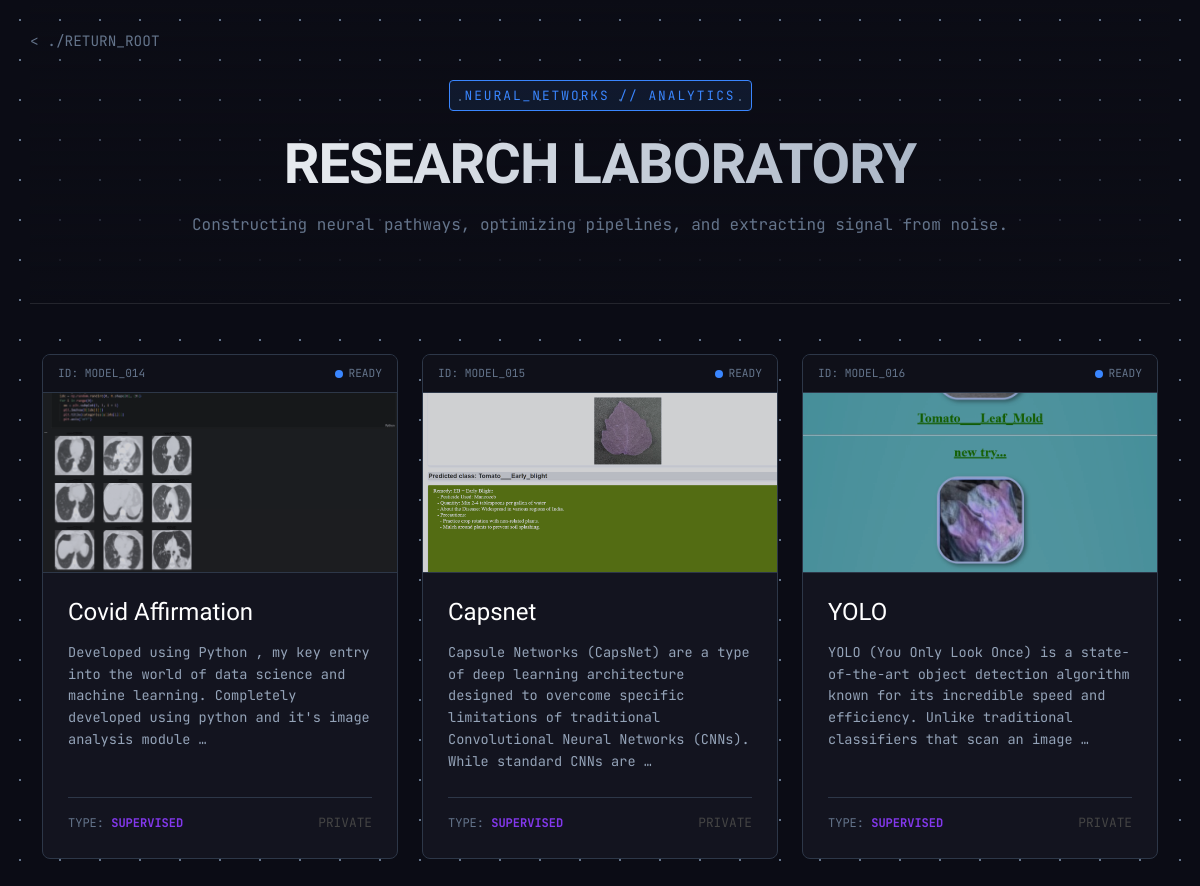
The page /data-projects/ on the database its author committed.
### Homepage/models.py (models this page shows, shortened)
class Project(models.Model):
    CATEGORY_CHOICES = [
        ('GAME', 'Game Development'),
        ('DATA', 'Data Engineer'),
        ('WEB', 'Full Stack Web'),
    ]
    title = models.CharField(max_length=200)
    description = models.TextField()
    image = models.ImageField(upload_to='projects/')
    link = models.URLField(blank=True) # Optional link to GitHub or Demo
    category = models.CharField(max_length=10, choices=CATEGORY_CHOICES)
    created_at = models.DateTimeField(auto_now_add=True)

### Homepage/views.py (the view)
# urls.py: path('data-projects/', views.data_projects, name='data_projects'),
def data_projects(request):
    projects = Project.objects.filter(category='DATA')
    return render(request, 'portfolio/data_projects.html', {'projects': projects})

### Homepage/templates/portfolio/data_projects.html (shortened to what this page needs)
{% load static %}
<!DOCTYPE html>
<html lang="en">
<head>
    <link href="https://cdn.jsdelivr.net/npm/bootstrap@5.3.8/dist/css/bootstrap.min.css" rel="stylesheet">
</head>
<body>
    <a href="{% url 'home' %}" class="nav-back">&lt; ./RETURN_ROOT</a>
    <div class="container header-section text-center">
        <span class="title-badge">NEURAL_NETWORKS // ANALYTICS</span>
        <h1>RESEARCH LABORATORY</h1>
        <p style="color: #64748b; margin-top: 15px;">Constructing neural pathways, optimizing pipelines, and extracting signal from noise.</p>
    </div>
    <div class="container pb-5">
        <div class="row g-4">
            {% for project in projects %}
            <div class="col-md-6 col-lg-4">
                <div class="data-card">
                    <div class="card-header-bar">
                        <span>ID: MODEL_{{ project.id|stringformat:"03d" }}</span>
                        <div style="display: flex; align-items: center; gap: 5px;">
                            <span class="status-dot"></span>
                            <span>READY</span>
                        </div>
                    </div>
                    <div class="img-container">
                        {% if project.image %}
                            <img src="{{ project.image.url }}" alt="{{ project.title }}">
                        {% else %}
                            <div style="height: 100%; display: flex; align-items: center; justify-content: center; background: #0f1019;">
                                <span style="color: #333;">[NO_DATA]</span>
                            </div>
                        {% endif %}
                    </div>
                    <div class="card-body">
                        <h5 class="card-title">{{ project.title }}</h5>
                        <p class="card-text">{{ project.description|truncatewords:25 }}</p>
                        <div class="card-stats">
                            <div class="stat-item">
                                TYPE: <span>SUPERVISED</span>
                            </div>
                            {% if project.link %}
                                <a href="{{ project.link }}" target="_blank" class="btn-analyze">VIEW DATASET</a>
                            {% else %}
                                <span style="font-size: 0.8rem; color: #444; cursor: not-allowed;">PRIVATE</span>
                            {% endif %}
                        </div>
                    </div>
                </div>
            </div>
            {% empty %}
                <div class="col-12 text-center py-5">
                    <p style="color: #444;">// AWAITING INPUT DATA...</p>
                </div>
            {% endfor %}
        </div>
    </div>
</body>
</html>

### Homepage/templates/portfolio/data_projects.html (style rules this page uses)
:root { --bg-color: #0b0c15; --card-bg: #13141f; --data-blue: #3a86ff; --data-purple: #8338ec; --text-main: #e2e8f0; --text-muted: #64748b; }
body { background-color: var(--bg-color); color: var(--text-main); font-family: 'JetBrains Mono', monospace; background-image: radial-gradient(var(--text-muted) 1px, transparent 1px); background-size: 40px 40px; min-height: 100vh; }
.header-section { padding: 80px 0 50px; border-bottom: 1px solid rgba(255,255,255,0.1); background: linear-gradient(180deg, rgba(11,12,21,0) 0%, var(--bg-color) 100%); margin-bottom: 50px; }
.title-badge { background: rgba(58, 134, 255, 0.1); color: var(--data-blue); padding: 5px 15px; border-radius: 4px; font-size: 0.8rem; letter-spacing: 2px; border: 1px solid var(--data-blue); display: inline-block; margin-bottom: 20px; }
h1 { font-family: 'Rajdhani', sans-serif; font-size: 3.5rem; font-weight: 700; letter-spacing: -1px; background: linear-gradient(90deg, #fff, #94a3b8); -webkit-background-clip: text; -webkit-text-fill-color: transparent; }
.data-card { background: var(--card-bg); border: 1px solid #2d3748; border-radius: 8px; overflow: hidden; transition: all 0.3s ease; position: relative; height: 100%; display: flex; flex-direction: column; }
.card-header-bar { background: #0f1019; padding: 10px 15px; border-bottom: 1px solid #2d3748; display: flex; justify-content: space-between; align-items: center; font-size: 0.7rem; color: var(--text-muted); }
.status-dot { height: 8px; width: 8px; background-color: var(--data-blue); border-radius: 50%; display: inline-block; animation: pulse 2s infinite; }
.img-container { height: 180px; overflow: hidden; border-bottom: 1px solid #2d3748; position: relative; }
.img-container img { width: 100%; height: 100%; object-fit: cover; opacity: 0.8; transition: 0.5s; filter: grayscale(20%) sepia(10%) hue-rotate(190deg); }
.card-body { padding: 25px; flex-grow: 1; display: flex; flex-direction: column; }
.card-title { font-family: 'Rajdhani', sans-serif; font-size: 1.5rem; color: white; margin-bottom: 15px; }
.card-text { color: #94a3b8; font-size: 0.85rem; line-height: 1.6; margin-bottom: 25px; flex-grow: 1; }
.card-stats { margin-top: auto; border-top: 1px solid #2d3748; padding-top: 15px; display: flex; justify-content: space-between; align-items: center; }
.stat-item { font-size: 0.75rem; color: var(--text-muted); }
.stat-item span { color: var(--data-purple); font-weight: bold; }
.nav-back { position: absolute; top: 30px; left: 30px; color: var(--text-muted); text-decoration: none; font-size: 0.9rem; }

### rows shown on the page
Project: id "014", image (picture), title "Covid Affirmation", description "Developed using Python , my key entry into the world of data science and machine learning. Completely developed using python and it's image analysis module …", link "PRIVATE"
Project: id "015", image (picture), title "Capsnet", description "Capsule Networks (CapsNet) are a type of deep learning architecture designed to overcome specific limitations of traditional Convolutional Neural Networks (CNNs). While standard CNNs are …", link "PRIVATE"
Project: id "016", image (picture), title "YOLO", description "YOLO (You Only Look Once) is a state-of-the-art object detection algorithm known for its incredible speed and efficiency. Unlike traditional classifiers that scan an image …", link "PRIVATE"
